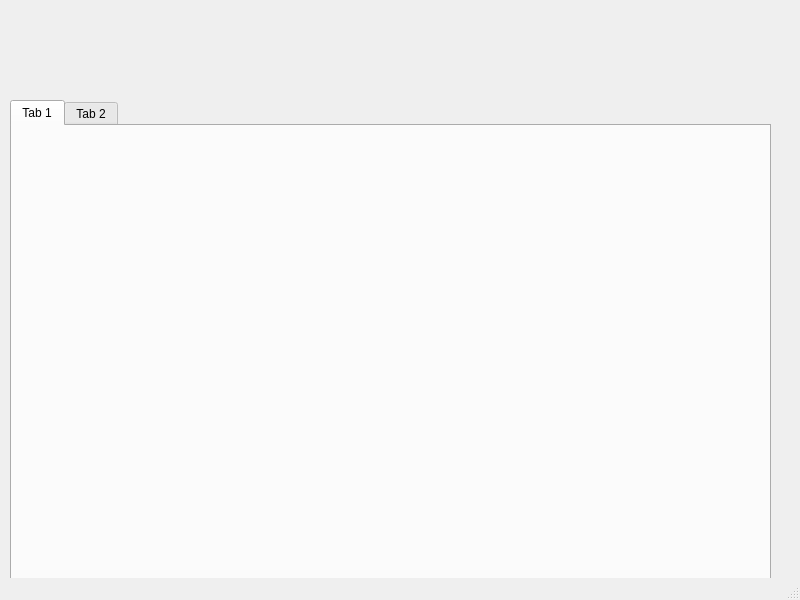
<?xml version="1.0" encoding="UTF-8"?>
<ui version="4.0">
 <class>MainWindow</class>
 <widget class="QMainWindow" name="MainWindow">
  <property name="geometry">
   <rect>
    <x>0</x>
    <y>0</y>
    <width>800</width>
    <height>600</height>
   </rect>
  </property>
  <property name="windowTitle">
   <string>MainWindow</string>
  </property>
  <widget class="QWidget" name="centralwidget">
   <widget class="QTabWidget" name="tabWidget">
    <property name="geometry">
     <rect>
      <x>10</x>
      <y>100</y>
      <width>761</width>
      <height>800</height>
     </rect>
    </property>
    <property name="minimumSize">
     <size>
      <width>600</width>
      <height>800</height>
     </size>
    </property>
    <widget class="QWidget" name="tab">
     <attribute name="title">
      <string>Tab 1</string>
     </attribute>
    </widget>
    <widget class="QWidget" name="tab_2">
     <attribute name="title">
      <string>Tab 2</string>
     </attribute>
    </widget>
   </widget>
  </widget>
  <widget class="QMenuBar" name="menubar">
   <property name="geometry">
    <rect>
     <x>0</x>
     <y>0</y>
     <width>800</width>
     <height>22</height>
    </rect>
   </property>
  </widget>
  <widget class="QStatusBar" name="statusbar"/>
 </widget>
 <resources/>
 <connections/>
</ui>
